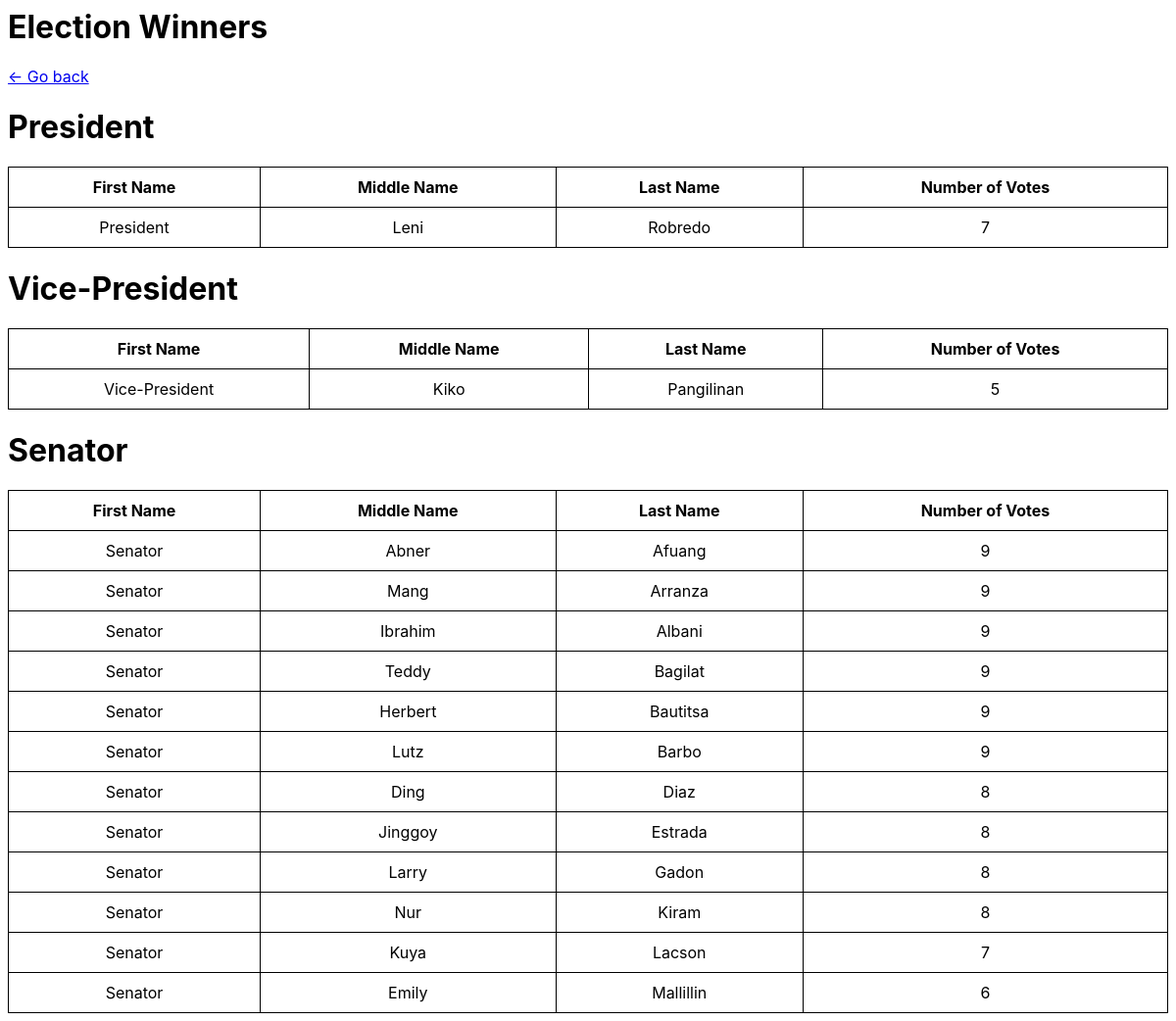
Page /electionwinners.php on the committed database.
### tables this page shows
CREATE TABLE `positions` (
  `posID` int(11) NOT NULL,
  `posName` varchar(255) NOT NULL,
  `numOfPositions` varchar(10) NOT NULL,
  `possStat` varchar(10) NOT NULL
);

### db.php (called while the page is built, shortened)
<?php
function getallrecords($table){
	global $conn;
	$sql = "SELECT * FROM `$table`";
	$query = mysqli_query($conn,$sql);
	$rows = mysqli_fetch_all($query);
	return $rows;
}
?>

### electionwinners.php (the view, shortened to what this page needs)
<?php
include('db.php');
$positions = getallrecords('positions');
$header = array('First Name','Middle Name','Last Name', 'Number of Votes');
?>
<html>
	<head>
	<link rel="stylesheet" href="style.css">
	</head>
	<body>
	<h1>
	Election Winners
	</h1>
	<a href="dashboard.php"> <- Go back</a>
	<?php
		foreach($positions as $pos){
			echo "<h1>$pos[1]</h1>";
			echo "<table>";
			echo "<tr>";
			foreach($header as $field){
				echo "<th>$field</th>";
			}
			echo "</tr>";
			global $conn;
			$sql = "select positions.posName, candidates.candFName, candidates.candLName, count(vote.candID) as numVotes FROM candidates,vote,positions WHERE candidates.candID = vote.candID AND candidates.posID = positions.posID AND candidates.posID = $pos[0] GROUP BY candidates.candID ORDER BY count(vote.candID) DESC LIMIT $pos[2]";
			$query = mysqli_query($conn, $sql);
			$rows = mysqli_fetch_all($query);
			foreach($rows as $row){
				echo "<tr>";
				foreach($row as $field){
					echo "<td>$field</td>";
				}
				echo "</tr>";
			}
			echo "</table>";
		}
	?>
	</body>
</html>

### style.css (style rules this page uses)
body { font-family: "Inter"; }
table { width:100%; border-collapse:collapse; }
th,td { border:1px solid black; padding:10px; text-align:center; }

### rows in the picture
positions: posName "President", field "First Name", field "Middle Name", field "Last Name", field "Number of Votes", field "President", field "Leni", field "Robredo", field "7"
positions: posName "Vice-President", field "First Name", field "Middle Name", field "Last Name", field "Number of Votes", field "Vice-President", field "Kiko", field "Pangilinan", field "5"
positions: posName "Senator", field "First Name", field "Middle Name", field "Last Name", field "Number of Votes", field "Senator", field "Abner", field "Afuang", field "9", field "Mang", field "Arranza", field "Ibrahim", field "Albani", field "Teddy", field "Bagilat", field "Herbert", field "Bautitsa", field "Lutz", field "Barbo", field "Ding", field "Diaz", field "8", field "Jinggoy", field "Estrada", field "Larry", field "Gadon", field "Nur", field "Kiram", field "Kuya", field "Lacson", field "7", field "Emily", field "Mallillin", field "6"
